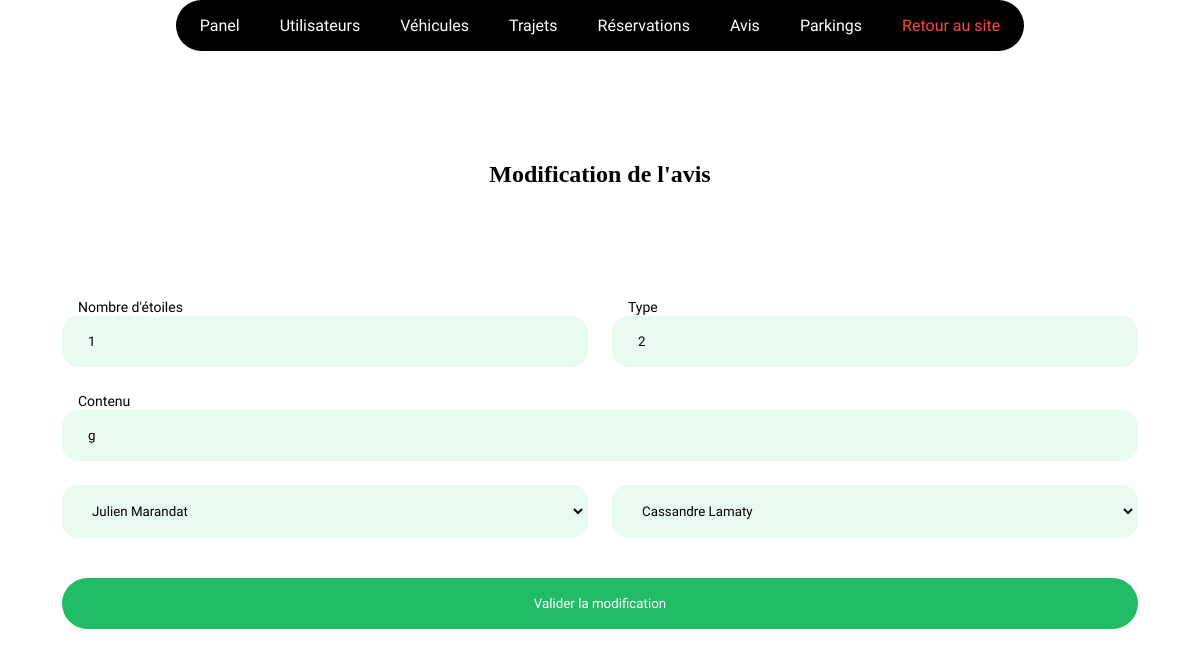
The app's page /admin/testimonials/modifications.php?id=2 with its own data.
### tables this page shows
CREATE TABLE `testimonials` (
  `id` int(11) NOT NULL AUTO_INCREMENT,
  `stars` smallint(6) DEFAULT NULL,
  `content` varchar(70) DEFAULT NULL,
  `type` smallint(6) DEFAULT NULL,
  `user_id` int(11) NOT NULL,
  `author_id` int(11) NOT NULL,
  `created_at` timestamp NOT NULL DEFAULT current_timestamp(),
  PRIMARY KEY (`id`),
  KEY `author_id` (`author_id`),
  KEY `testimonials_ibfk_1` (`user_id`),
  CONSTRAINT `testimonials_ibfk_1` FOREIGN KEY (`user_id`) REFERENCES `users` (`id`) ON DELETE CASCADE,
  CONSTRAINT `testimonials_ibfk_2` FOREIGN KEY (`author_id`) REFERENCES `users` (`id`)
);

### admin/testimonials/modifications.php (called while the page is built, shortened)
<?php
require '../../layouts/crud.php';

### views/admin/testimonials/modify.php (the view, shortened to what this page needs)
<?php
    $bd = dbConnect();
    $id = $_GET['id'];
    $query = $bd->prepare('SELECT testimonials.id AS tid, testimonials.created_at AS date, testimonials.*, users.last_name as user_name, users.first_name AS user_firstname, author.last_name AS author_name, author.first_name AS author_firstname FROM testimonials INNER JOIN users ON testimonials.user_id = users.id INNER JOIN users AS author ON testimonials.author_id = author.id WHERE testimonials.id = :tid');
    $query->execute(array(
        'tid' => $id
    ));
    $testimonial = $query->fetch();
?>
<section class="container">
    <h1 class="center">Modification de l'avis</h1>
<form action="./modifications.php" method="post">
    <section class="form container">
        <div class="form-group">
            <div>
                <label for="stars">Nombre d'étoiles</label>
                <input type="number" name="stars" id="stars" min="0" max="5" placeholder="Nombre d'étoiles" value="<?= $testimonial['stars'] ?>">
            </div>
            <div>
                <label for="type">Type</label>
                <input type="number" name="type" id="type" min="0" placeholder="type" value="<?= $testimonial['type'] ?>">
            </div>
        </div>
        <div>
            <label for="content">Contenu</label>
            <input type="text" name="content" id="content" rows="1" value="<?= $testimonial['content'] ?>">
        </div>
        <div class="form-group">
            <?php
                $db = dbConnect();
                $query = $db->query('SELECT * FROM users');
                $users = $query->fetchAll();
            ?>
            <select name="user" id="user">
                <?php foreach($users as $user): ?>
                    <?php if($user['id'] == $testimonial['user_id']) : ?>
                        <option value="<?= $user['id'] ?>" selected><?= $user['first_name'] . ' ' . $user['last_name'] ?></option>
                    <?php else : ?>
                        <option value="<?= $user['id'] ?>"><?= $user['first_name'] . ' ' . $user['last_name'] ?></option>
                    <?php endif; ?>
                <?php endforeach; ?>
            </select>
            <select name="author" id="author">
                <?php foreach($users as $author): ?>
                    <?php if($author['id'] == $testimonial['author_id']) : ?>
                        <option value="<?= $author['id'] ?>" selected><?= $author['first_name'] . ' ' . $author['last_name'] ?></option>
                    <?php else : ?>
                        <option value="<?= $author['id'] ?>"><?= $author['first_name'] . ' ' . $author['last_name'] ?></option>
                    <?php endif; ?>
                <?php endforeach; ?>
            </select>
        </div>
        <button class="btn green" type="submit">Valider la modification</button>
    </section>
</form>
</section>

### assets/css/style.css (style rules this page uses)
:root { --transitionShort: cubic-bezier(0.175, 0.885, 0.32, 1.275) 0.2s; --transitionLong: cubic-bezier(0.175, 0.885, 0.32, 1.275) 0.5s; --color-primary-50: #e9fbf1; --color-primary-100: #d4f7e4; --color-primary-200: #a9efc8; --color-primary-300: #7ee7ad; --color-primary-400: #52e092; --color-primary-500: #22bb67; --color-primary-600: #1fad5f; --color-primary-700: #188147; --color-primary-800: #10562f; --color-primary-900: #082b18; --color-primary-950: #04160c; }
* { margin: 0; padding: 0; box-sizing: border-box; font-family: "Work Sans", sans-serif; }
body { transition: var(--transitionLong); }
h1, h2, h3, h4, h5, h6 { font-family: "Clash Display", serif; font-weight: 700; line-height: 125%; }
h1 { font-size: 24px; }
.btn { padding: 16px 24px; background: rgb(255, 255, 255); cursor: pointer; border: none; border-radius: 100px; border: 2px solid transparent; transition: var(--transitionShort); font-weight: 500; color: black !important; display: inline-block; }
.btn.green { background: var(--color-primary-500); color: white !important; }
input, textarea, select { padding: 16px 24px; border: none; outline: none; width: 100%; background: var(--color-primary-50); transition: ease-in 0.1s; border: 2px solid transparent; border-radius: 16px; }
label { margin-left: 16px; font-size: 14px; }
.form { display: flex; flex-direction: column; gap: 24px; }
.container { max-width: 1172px; width: 100%; margin: 0 auto; padding: 0 24px; }
section { padding-top: 108px !important; padding-bottom: 108px !important; }
form .btn { margin-top: 16px; }
.center { text-align: center; margin: 0 auto; }
.form-group { display: grid; grid-template-columns: 1fr 1fr; gap: 24px; }

### records on screen
testimonials: stars "1", type "2", content "g"

### other values on screen
form field user "Julien Marandat"
form field author "Cassandre Lamaty"
